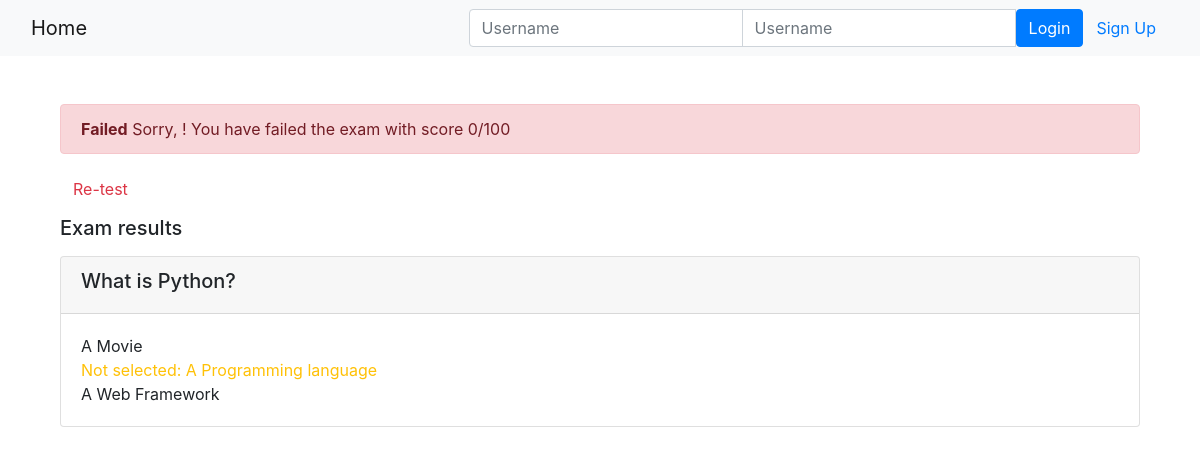
Page /onlinecourse/1/submit/1/result on the earlier database version.
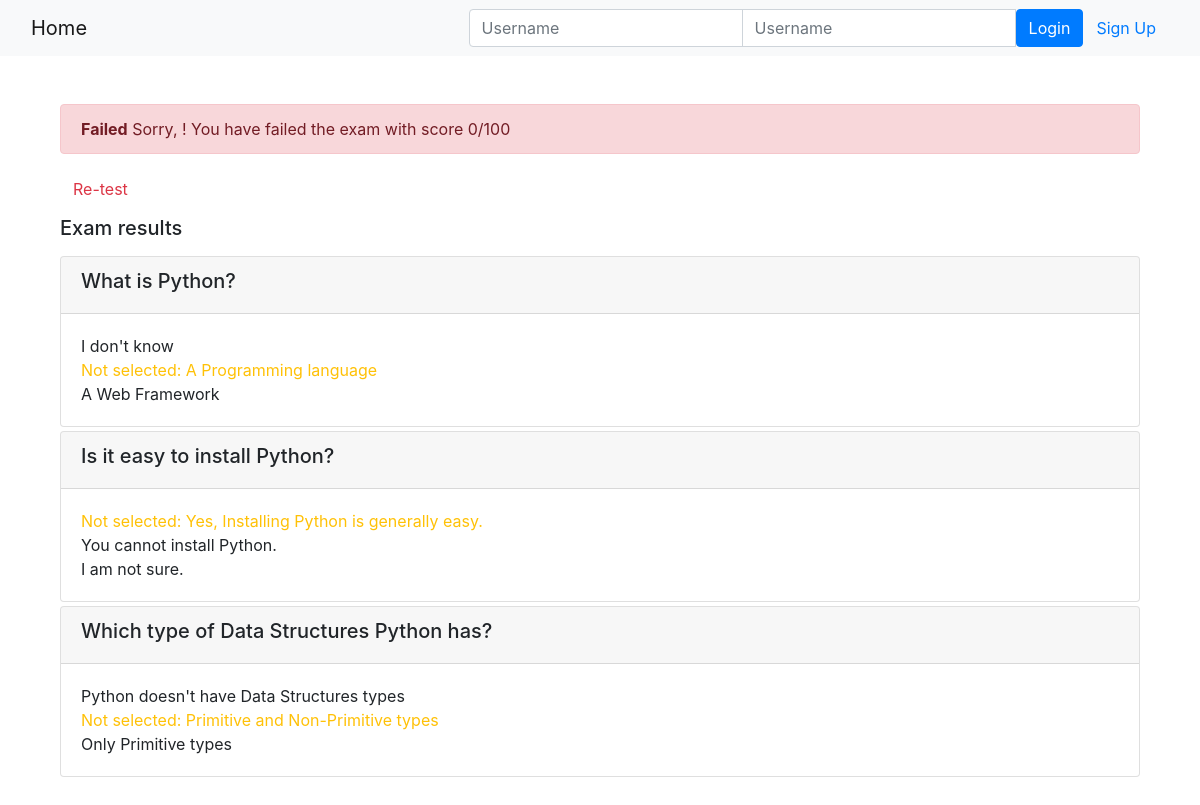
Same page on the later database version.
### onlinecourse/models.py (models this page shows, shortened)
class Question(models.Model):
    question_text = models.CharField(max_length=200)
    grade = models.IntegerField(default=1)
    course = models.ForeignKey(Course, on_delete=models.CASCADE)
    def is_get_score(self, selected_ids):
        all_answers = self.choice_set.filter(is_correct=True).count()
        selected_correct = self.choice_set.filter(is_correct=True, id__in=selected_ids).count()
        selected_wrong = self.choice_set.filter(is_correct=False, id__in=selected_ids).count()
        if all_answers == selected_correct and selected_wrong == 0:
            return True
        else:
            return False
    def not_selected(self, selected_ids, not_selected):
        missing = self.choice_set.filter(is_correct=True).exclude(id__in=selected_ids)
        for el in missing:
            not_selected.append(el)

class Choice(models.Model):
    question = models.ForeignKey(Question, on_delete=models.CASCADE)
    choice_text = models.CharField(max_length=200)
    is_correct = models.BooleanField(default=True)

### onlinecourse/views.py (the view)
# urls.py: path('<int:course_id>/submit/<int:submission_id>/result', views.show_exam_result, name='show_exam_result'),
def show_exam_result(request, course_id, submission_id):
    course = Course.objects.get(pk=course_id)
    submission = Submission.objects.get(pk=submission_id)
    selected_ids = []
    not_selected = []
    grade = 0
    submission_choices_ids = submission.chocies.values_list('pk', flat=True)
    for question in course.question_set.all():
        total_question = course.question_set.all().count()
        question.not_selected(submission_choices_ids, not_selected)
        if question.is_get_score(submission_choices_ids):
                    grade += question.grade
    for choice in submission.chocies.all():
            selected_ids.append(choice.id)
    context ={}
    context['course'] = course
    context['selected_ids'] = selected_ids
    context['grade'] = int(100 * grade / total_question)
    return render(request, 'onlinecourse/exam_result_bootstrap.html', context)

### onlinecourse/templates/onlinecourse/exam_result_bootstrap.html (shortened to what this page needs)
<!DOCTYPE html>
<html lang="en">
<head>
    {% load static %}
    <link rel="stylesheet" href="https://maxcdn.bootstrapcdn.com/bootstrap/4.5.2/css/bootstrap.min.css">
</head>
<body>
 <nav class="navbar navbar-light bg-light">
    <div class="container-fluid">
        <div class="navbar-header">
              <a class="navbar-brand" href="{% url 'onlinecourse:index' %}">Home</a>
        </div>
        <ul class="nav navbar-nav navbar-right">
            {% if user.is_authenticated %}
            <li>
                <a class="btn btn-link" href="#">{{ user.first_name }}({{ user.username }})</a>
                <a class="btn btn-link" href="{% url 'onlinecourse:logout' %}">Logout</a>
            </li>
            {% else %}
            <li>
                <form class="form-inline" action="{% url 'onlinecourse:login' %}" method="post">
                    <div class="input-group">
                        <input type="text" class="form-control" placeholder="Username" name="username" >
                        <input type="password" class="form-control" placeholder="Username" name="psw" >
                        <button class="btn btn-primary" type="submit">Login</button>
                        <a class="btn btn-link" href="{% url 'onlinecourse:registration' %}">Sign Up</a>
                    </div>
                </form>
            </li>
            {% endif %}
        </ul>
    </div>
</nav>
<div class="container mt-5 mb-5">
    <div class="container-fluid">
        {% if grade > 80 %}
            <div class="alert alert-success">
            <b>Congratulations, {{ user.username }}!</b> You have passed the exam and completed the course with score {{ grade }}/100
            </div>
        {% else %}
            <div class="alert alert-danger">
                <b>Failed</b> Sorry, {{ user.username }}! You have failed the exam with score {{ grade }}/100
            </div>
            <a class="btn btn-link text-danger" href="{% url 'onlinecourse:course_details' course.id %}">Re-test</a>
        {% endif %}
        <div>
        <h5 class="py-2">Exam results</h5>
        {% for question in course.question_set.all %}
            <div class="card mt-1">
                <div class="card-header">
                <h5>{{ question.question_text }}</h5>
                </div>
                <div class="card-body">
                    {% for choice in question.choice_set.all %}
                        {% if choice.is_correct and choice.id in selected_ids %}
                            <div class="text-success">Correct answer: {{ choice.choice_text }}</div>
                        {% else %}
                        {% if not choice.is_correct and choice.id in selected_ids %}
                            <div class="text-danger">Should not be selected: {{ choice.choice_text }}</div>
                        {% else %}
                        {% if choice.is_correct %}
                            <div class="text-warning">Not selected: {{ choice.choice_text }}</div>
                        {% else %}
                            <div>{{ choice.choice_text }}</div>
                        {% endif %}
                        {% endif %}
                        {% endif %}
                    {% endfor %}
                </div>
            </div>
        {% endfor %}
        </div>
    </div>
</div>
</body>
</html>

Differences in the rows shown:
changed Choice: choice_text "A Movie" → "I don't know"
added Question: question_text "Is it easy to install Python?"
added Choice: choice_text "Yes, Installing Python is generally easy.", shown under "Is it easy to install Python?"
added Choice: choice_text "You cannot install Python.", shown under "Is it easy to install Python?"
added Choice: choice_text "I am not sure.", shown under "Is it easy to install Python?"
added Question: question_text "Which type of Data Structures Python has?"
added Choice: choice_text "Python doesn't have Data Structures types", shown under "Which type of Data Structures Python has?"
added Choice: choice_text "Primitive and Non-Primitive types", shown under "Which type of Data Structures Python has?"
added Choice: choice_text "Only Primitive types", shown under "Which type of Data Structures Python has?"
